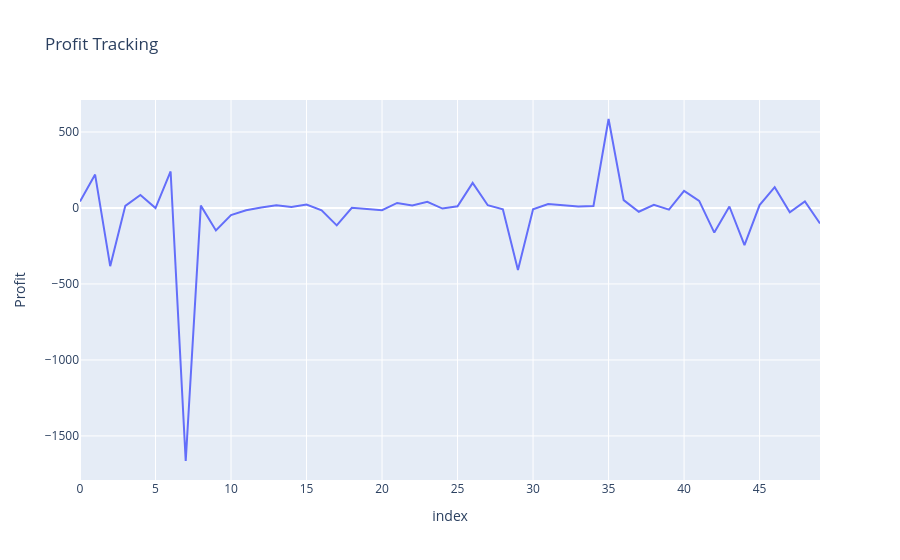

Notebook code cell kept with this figure:
### Code cell
import plotly.express as px
import plotly.graph_objects as go
fig=px.line(df.head(50),y='Profit',title='Profit Tracking')
fig.show()

### Figure 1 — Plotly figure (JSON) as saved in the notebook; plotly's stock layout.template omitted (floating-point values rounded to 4 significant figures)
{"data": [{"hovertemplate": "index=%{x}<br>Profit=%{y}<extra></extra>", "legendgroup": "", "line": {"color": "#636efa", "dash": "solid"}, "marker": {"symbol": "circle"}, "mode": "lines", "name": "", "orientation": "v", "showlegend": false, "type": "scatter", "x": [0, 1, 2, 3, 4, 5, 6, 7, 8, 9, 10, 11, 12, 13, 14, 15, 16, 17, 18, 19, 20, 21, 22, 23, 24, 25, 26, 27, 28, 29, 30, 31, 32, 33, 34, 35, 36, 37, 38, 39, 40, 41, 42, 43, 44, 45, 46, 47, 48, 49], "xaxis": "x", "y": [41.91, 219.6, -383.0, 14.17, 85.31, -1.02, 240.3, -1665.0, 15.53, -148.0, -46.98, -15.15, 2.957, 17.1, 7.098, 22.33, -15.22, -114.4, 1.213, -5.825, -14.47, 33.22, 16.54, 40.54, -3.838, 10.91, 165.4, 18.35, -8.579, -407.7, -9.16, 26.24, 20.7, 10.35, 12.91, 585.6, 51.48, -24.86, 21.26, -11.34, 112.4, 46.98, -161.9, 9.671, -244.3, 19.08, 136.9, -28.27, 43.84, -102.0], "yaxis": "y"}], "layout": {"legend": {"tracegroupgap": 0}, "title": {"text": "Profit Tracking"}, "xaxis": {"anchor": "y", "domain": [0, 1], "title": {"text": "index"}}, "yaxis": {"anchor": "x", "domain": [0, 1], "title": {"text": "Profit"}}}}
